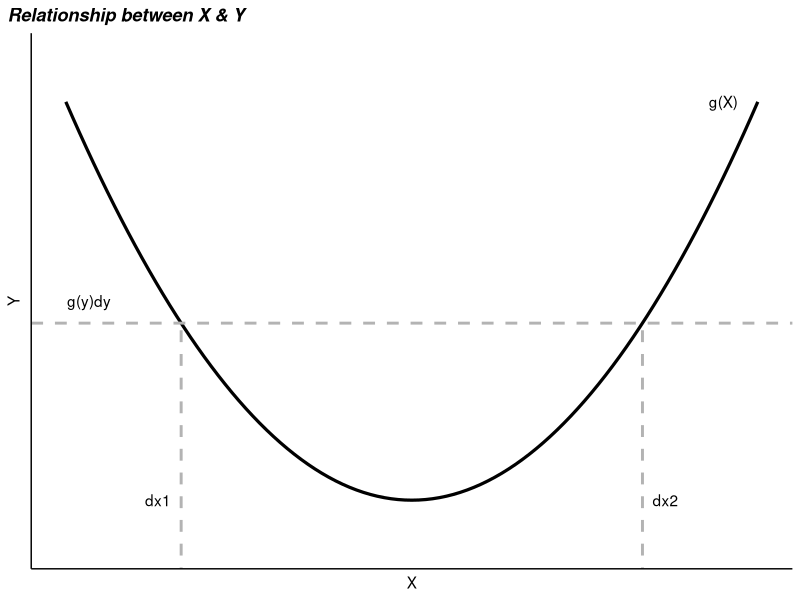

The R source for this figure:
## ---- chunk 1
library(ggplot2)
## ---- chunk 2
ggplot(data.frame(x = seq(-3, 3, length.out = 100)), aes(x)) +
  geom_function(fun = function(x) x^2, size = 1.1) +
  geom_hline(yintercept = 4, size = 1, colour = 'grey70', lty = 2) +
  geom_linerange(data = data.frame(x = c(-2, 2), y = 4),
               mapping = aes(xmin = x, xmax = x, ymin = -20, ymax = y),
               size = 1, colour = 'grey70', lty = 2) +
  geom_text(data = data.frame(lab = c('g(X)', 'g(y)dy', 'dx1', 'dx2'),
                              x = c(2.7, -2.8, -2.2, 2.2),
                              y = c(9, 4.5, 0, 0)),
            mapping = aes(x = x, y = y, label = lab)) +
  coord_cartesian(y = c(-1, 10))  +
  theme(panel.background = element_rect(fill = 'transparent', colour = NA),
        panel.grid = element_blank(),
        axis.line = element_line(colour = 'black'),
        axis.ticks = element_blank(),
        axis.text = element_blank(),
        plot.title.position = 'plot',
        plot.title = element_text(face = 'bold.italic')) +
  labs(x = 'X', y = 'Y',
       title = 'Relationship between X & Y')
